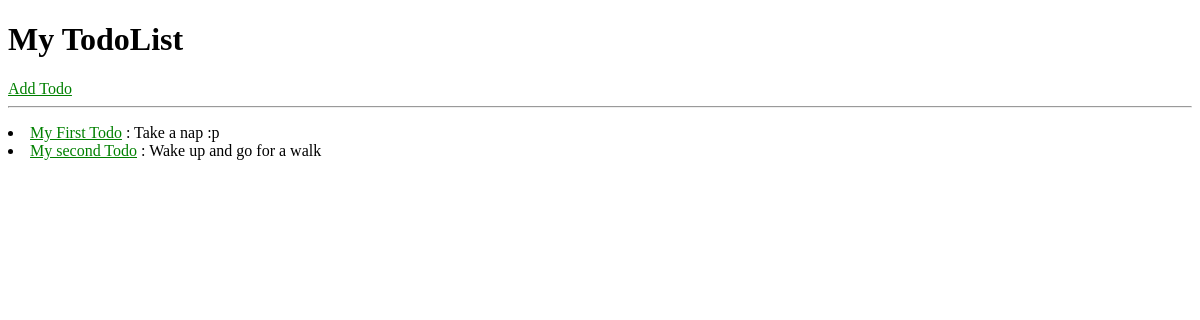
The app's page /, older data.
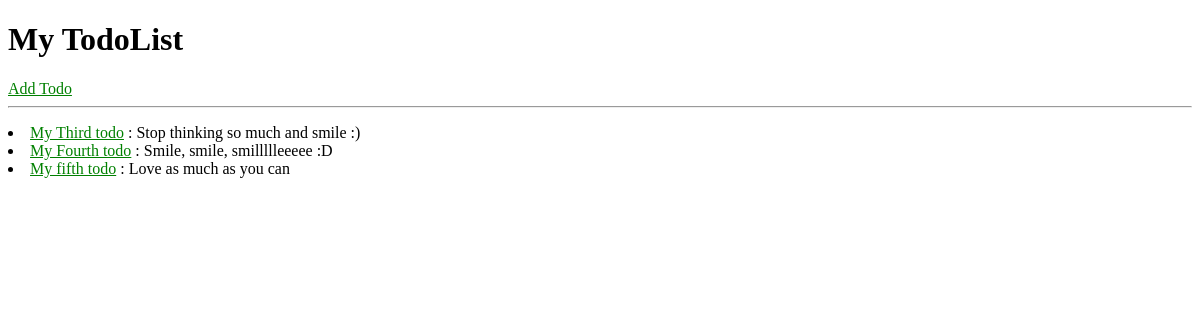
The same page, newer data.
### work/models.py (models this page shows, shortened)
class Todos(models.Model):
	title = models.CharField(max_length=200)
	text = models.TextField()
	created_at = models.DateTimeField(default = datetime.now , blank = True)
	class Meta:
		verbose_name_plural = "Todos"

### work/views.py (the view)
# urls.py: url(r'^$', views.index , name ='index'),
def index(request):
	todos = Todos.objects.all()[:10]
	context = {
		'todos': todos
	}
	return render(request, 'index.html', context)

### work/templates/index.html
{% include 'layout.html' %}
{% block content %}
{% for do in todos %}
	<li><a href="/work/details/{{do.id}}">{{do.title}}</a> : {{do.text}} </li>
{% endfor %}
{% endblock %}

### work/templates/layout.html (shortened to what this page needs)
<!DOCTYPE html>
<html>
	<head>
		{% load static %}
		<link rel="stylesheet" href="{% static 'css/style.css' %}">
	</head>
	<body>
		<header>
			<h1> My TodoList </h1>
			<a href="/work/add">Add Todo</a>
			<hr>
		</header>
	</body>
</html>

### work/static/css/style.css (style rules this page uses)
a { color: green; }

Row changes from the older to the newer data that the page shows:
removed Todos: title "My First Todo", text "Take a nap :p"
removed Todos: title "My second Todo", text "Wake up and go for a walk"
added Todos: title "My Third todo", text "Stop thinking so much and smile :)"
added Todos: title "My Fourth todo", text "Smile, smile, smillllleeeee :D"
added Todos: title "My fifth todo", text "Love as much as you can"
